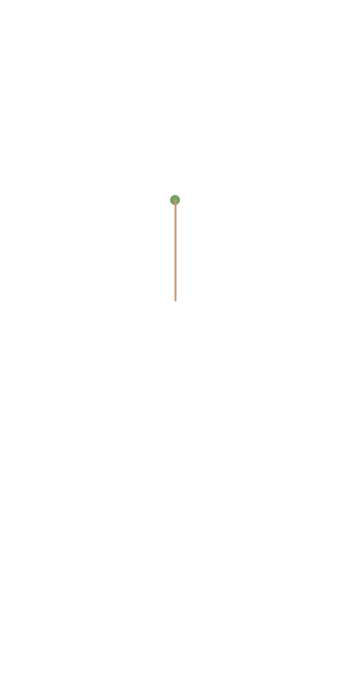
Frame 1 (no input)
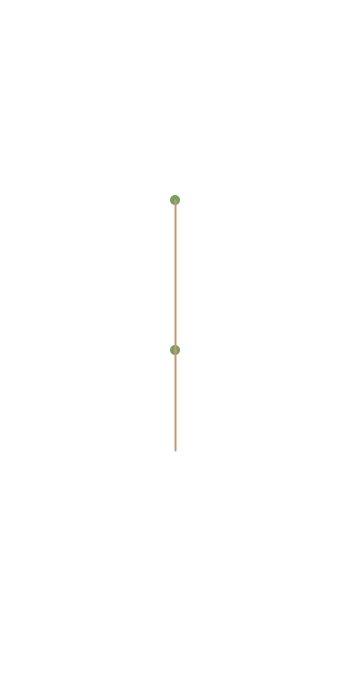
Frame 2 (the mouse pressed at the canvas centre, redrawn once)

The Processing sketch that drew these frames (run headless with seeded random() and noise(); the mouse was pressed at the canvas centre and the sketch redrawn once):

// Processing sketch: processing_183291
// ── processing_183291.pde

PriorityQueue pts;
PriorityQueue init_pts;
float x_axis;
color leaf = color(120, 160, 100);
color branch = color(200, 150, 110);

void setup() {
  size(350, 700);
  background(255);
  noFill();
  noLoop();
  init_pts = new PriorityQueue();
  pts = new PriorityQueue();
  strokeWeight(2);
  x_axis = width/2;
  init_pts.insertP(new PVector(width/2, 200));
}

void draw() {
  background(255);
  pts = new PriorityQueue(init_pts.get_items());
  for (Node n : init_pts.get_items()) {
    fill(leaf);
    noStroke();
    ellipse(n.pt.x, n.pt.y, 10, 10);    
  }
  noFill();
  stroke(branch);
  reduce_pts();
}

void mousePressed() {
  init_pts.insertP(new PVector(mouseX, mouseY));
  redraw();
}

void keyPressed() {
  if (key == ' ') {
    init_pts = new PriorityQueue();
    init_pts.insertP(new PVector(width/2, 200));
    redraw(); 
  }
}

void reduce_pts() {
  while (pts.len() > 1) {
    int[] pair = closest_pair();
    Node midpt = join(pts.get_item(pair[0]), pts.get_item(pair[1]));
    pts.remove(pair[1]);
    pts.remove(pair[0]);
    pts.insertN(midpt); 
  }
  line(pts.get_item(0).pt.x, pts.get_item(0).pt.y, pts.get_item(0).pt.x, pts.get_item(0).pt.y + 100);
}

int[] closest_pair() {
  float min_distance = width; 
  int[] toReturn = new int[2];
  for (int i = 0; i < pts.len() - 1; i++) {
    if (pts.get_item(i).pt.dist(pts.get_item(i + 1).pt) < min_distance) {
      min_distance = pts.get_item(0).pt.dist(pts.get_item(1).pt);
      toReturn[0] = i;
      toReturn[1] = i + 1;
    }
  }
  return toReturn;
}

Node join(Node np1, Node np2) {
  PVector p1 = new PVector(np1.pt.x, np1.pt.y);
  PVector p2 = new PVector(np2.pt.x, np2.pt.y);
  if (p1.y < p2.y) {
    line(p1.x, p1.y, p1.x, p2.y);
    p1.y = p2.y;
  } else if (p1.y > p2.y) {
    line(p2.x, p2.y, p2.x, p1.y);
    p2.y = p1.y;
  }
  float x_dist = ((p1.x + p2.x)/2) / width;
  PVector midpt;
  if (x_dist < 1.0/3) {
    midpt = new PVector(p2.x, (p1.y + p2.y)/2 + (p2.x - p1.x));
    curveBranch(midpt, p1);
    line(midpt.x, midpt.y, p2.x, p2.y);
  } else if (x_dist < 2.0/3) {
    midpt = new PVector((p1.x + p2.x)/2, (p1.y + p2.y)/2 + (p2.x - p1.x) );
    curveBranch(midpt, p1);
    curveBranch(midpt, p2);
  } else {
    midpt = new PVector(p1.x, (p1.y + p2.y)/2 + (p2.x - p1.x) );
    curveBranch(midpt, p2);
    line(midpt.x, midpt.y, p1.x, p1.y);
  } 
  Node to_return = new Node(midpt);
  to_return.l = np1;
  to_return.r = np2;
  return to_return;
}

void curveBranch(PVector from, PVector to) {
  bezier(from.x, from.y, to.x, from.y, to.x, from.y, to.x, to.y);
}



class Node {
  PVector pt;
  Node l;
  Node r;
  
  Node(PVector pt) {
    this.pt = pt;
  }
  
  Node most_left() {
    if (this.l != null) {
      return l.most_left();
    } else {
      return this;
    }
  }
  
  Node most_right() {
    if (this.r != null) {
      return r.most_right();
    } else {
      return this;
    }
  }
}



class PriorityQueue {
  ArrayList<Node> things; // stored largest to smallest
  
  PriorityQueue() {
    this.things = new ArrayList<Node>();
  }
  
  PriorityQueue(ArrayList<Node> pts) {
    this.things = (ArrayList<Node>) pts.clone();
  }
  
  void insertP(PVector item) {
    insertN(new Node(item));
  }
  
  /* Inserts item to queue */
  void insertN(Node n) {
    int index = 0;
    if (things.size() > 0) {
      while (index < things.size() && things.get(index).pt.x < n.pt.x) {
        index++; 
      }
    }
    things.add(index, n);
  }

  int len() {
    return this.things.size();
  }
  
  Node get_item(int num) {
    return this.things.get(num); 
  }

  ArrayList<Node> get_items() {
    return this.things;
  }  
  
  void remove(int i) {
    things.remove(i);
  }
}
